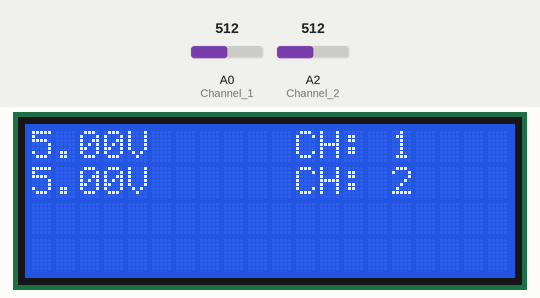
Recording of a sketch running on a simulated Arduino Uno, built with avr-gcc and run on an emulated ATmega328P. Parts: 20×4 character LCD. The test bench sets the inputs (shaded band); at power-on: A0 (Channel_1) = 512, A2 (Channel_2) = 512.

Above: at 1.3 s.
1.4 s: A0 (Channel_1) set to 716
At 2.9 s:
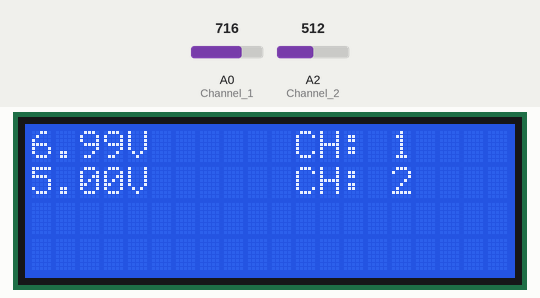
3.9 s: A2 (Channel_2) set to 716
At 6.0 s:
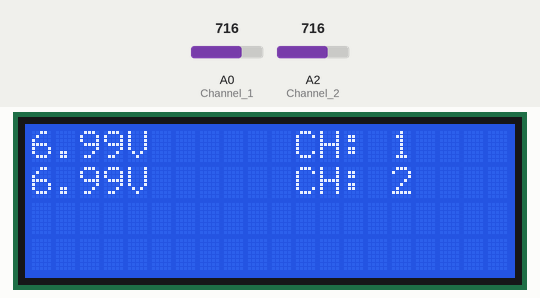
6.3 s: A0 (Channel_1) set to 900
At 8.0 s:
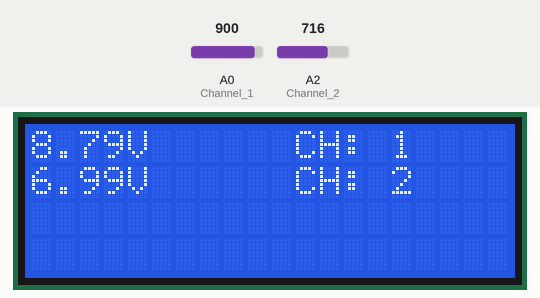
8.6 s: A2 (Channel_2) set to 900
At 9.9 s:
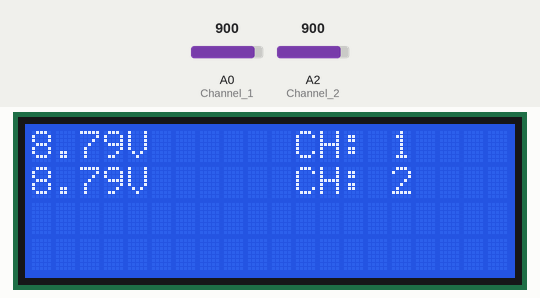
11.0 s: A0 (Channel_1) set to 1023
At 13.0 s:
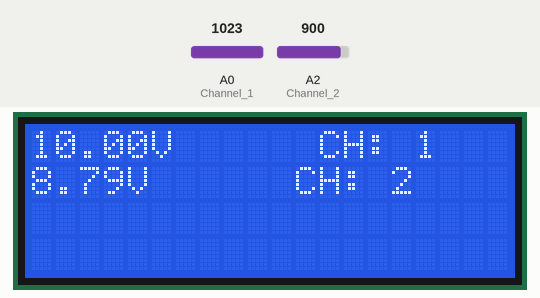
13.3 s: A2 (Channel_2) set to 1023
At 15.0 s:
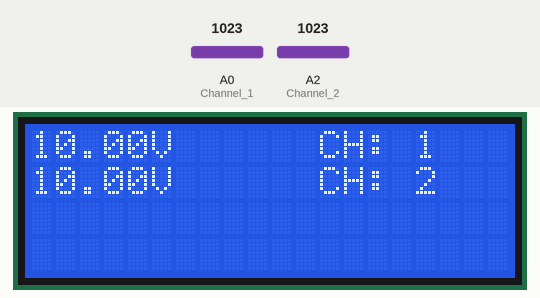
Timing chart, 0 to 16.5 s (numbered marks = the images above; inputs shaded):
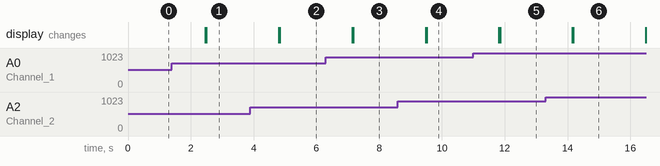

Measured:
- after the input at 1.4 s, the display: first differs from a run without the input after 1.1 s (image 1)
- after the input at 3.9 s, the display: first differs from a run without the input after 0.94 s (image 2)
- after the input at 6.3 s, the display: first differs from a run without the input after 0.87 s (image 3)
- after the input at 8.6 s, the display: first differs from a run without the input after 0.91 s (image 4)
- after the input at 11.0 s, the display: first differs from a run without the input after 0.85 s (image 5)
- after the input at 13.3 s, the display: first differs from a run without the input after 0.89 s (image 6)

The sketch:

capstoneVoltmeter.ino
```cpp
/*******************************************************************
 *                  Capstone Voltmeter
 * An arduino based 2 channel voltmeter created as a part of our Capstone.
 *
 * By: Matthew Wagner, Noah Blain, Donovan Booker, Brandon Garner
 *******************************************************************/

#include <Wire.h>
#include <LiquidCrystal_I2C.h>

LiquidCrystal_I2C lcd(0x27,20,4);                                                                                   // Set the LCD address to 0x27 for a 16 chars and 2 line display

void errorHandler(char code[]);                                                                                     // Prints the Error code and performs a reset

void setup() {
  pinMode(A0, INPUT); // Channel 1
  pinMode(A2, INPUT); // Channel 2

  // Initialize the lcd
  lcd.init();
  lcd.init();
  lcd.backlight();
  lcd.setCursor(0,0);
}

void loop() {
  // Read the voltage values for both channels
  double V1 = map(analogRead(A0),0,1023,0,1000);
  double V2 = map(analogRead(A2),0,1023,0,1000);

  // Multiple reads provide more accurate results
  for(int i=0; i<10; i++) {
    V1 = map(analogRead(A0),0,1023,0,1000);
    V2 = map(analogRead(A2),0,1023,0,1000);
  }

  // Display the voltage values
  lcd.print(V1/100);
  lcd.print("V      CH: 1");
  lcd.setCursor(0,1);
  lcd.print(V2/100);
  lcd.print("V      CH: 2");
  delay(2300);
  lcd.clear();

}
```
